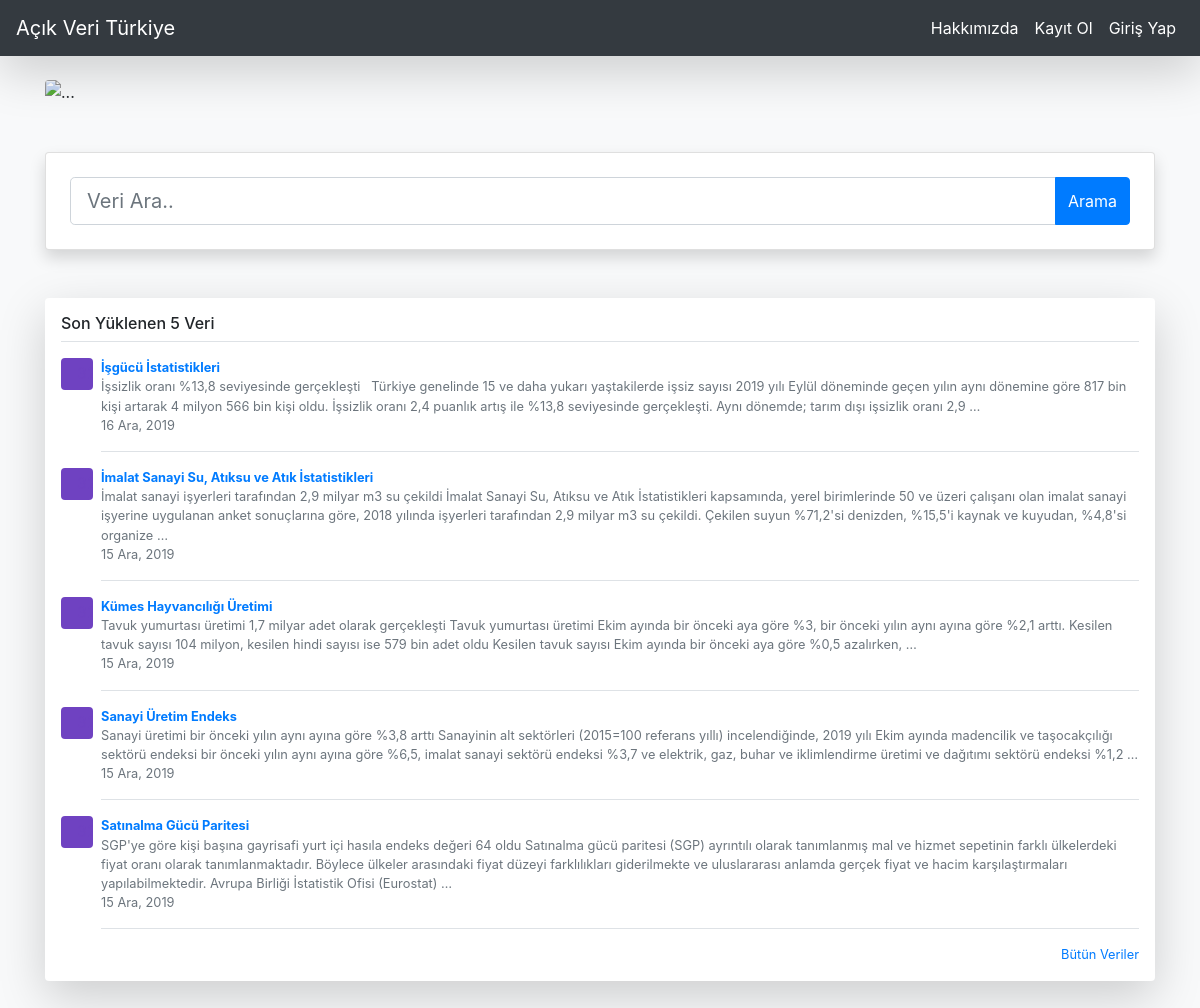
The page / on the database its author committed.
### data_store/models.py (models this page shows, shortened)
class DataStore(models.Model):
	author = models.ForeignKey(
		"auth.User",
		models.SET_NULL,
		blank = True,
		null = True,
		verbose_name = "Girişi Yapan Kullanıcı" #Admin panelinde hangi isim ile görüneceği
		)
	title = models.CharField(
		max_length= 100,
		verbose_name = "Veri Adı"
		)
	description = RichTextField(
		verbose_name = "Verinin Tanımı"
		)
	created_date = models.DateTimeField(
		auto_now_add=True,
		verbose_name = "Oluşturulma Tarihi"
		)
	data_file = models.FileField(
		blank = True,
		null = True,
		verbose_name = "Veri Dosyasını ekleyin."
	)

### data_store/views.py (the view, shortened to what this page needs)
# urls.py: path('', views.index, name="index"), # name="index" ile ileride index olarak çağırabileceğim.
def index(request):
	keyword = request.GET.get("keyword")
	last_datas = DataStore.objects.all().order_by('-id')[:5]
	context = {
		"last_datas" : last_datas
	}
	return render(request,"index.html",context)

### templates/index.html
{% extends "layout.html" %}
{% block body %}
    {% include "homepage_info.html" %}
    {% include "home_search.html" %}
    {% include "last_data.html" %}
{% endblock body %}

### templates/last_data.html
{% if last_datas %}
    <div class="my-5 p-3 bg-white rounded shadow-lg">
        <h6 class="border-bottom border-gray pb-2 mb-0">Son Yüklenen 5 Veri</h6>
        {% for data in last_datas %}
            <div class="media text-muted pt-3">
                <svg class="bd-placeholder-img mr-2 rounded" width="32" height="32" xmlns="http://www.w3.org/2000/svg" preserveAspectRatio="xMidYMid slice" focusable="false" role="img" aria-label="Placeholder: 32x32"><title>Placeholder</title><rect width="100%" height="100%" fill="#6f42c1"></rect><text x="50%" y="50%" fill="#6f42c1" dy=".3em">32x32</text></svg>
                <p class="media-body pb-3 mb-0 small lh-125 border-bottom border-gray">
                    <a href="/data/{{ data.id }}"><strong class="d-block text-gray-dark">{{data.title}}</strong></a>
                    {{ data.description|striptags|safe |truncatewords:50 }}
                    <br>
                    {{ data.created_date|date:"d M, Y" }}
                </p>
            </div>
        {% endfor %}
        <small class="d-block text-right mt-3">
            <a href="data/all_data/">Bütün Veriler</a>
        </small>
    </div>
{% endif %}

### rows shown on the page
DataStore: title "İşgücü İstatistikleri", description "İşsizlik oranı %13,8 seviyesinde gerçekleşti Türkiye genelinde 15 ve daha yukarı yaştakilerde işsiz sayısı 2019 yılı Eylül döneminde geçen yılın aynı dönemine göre 817 bin kişi artarak 4 milyon 566 bin kişi oldu. İşsizlik oranı 2,4 puanlık artış ile %13,8 seviyesinde gerçekleşti. Aynı dönemde; tarım dışı işsizlik oranı 2,9 …", created_date "16 Ara, 2019"
DataStore: title "İmalat Sanayi Su, Atıksu ve Atık İstatistikleri", description "İmalat sanayi işyerleri tarafından 2,9 milyar m3 su çekildi İmalat Sanayi Su, Atıksu ve Atık İstatistikleri kapsamında, yerel birimlerinde 50 ve üzeri çalışanı olan imalat sanayi işyerine uygulanan anket sonuçlarına göre, 2018 yılında işyerleri tarafından 2,9 milyar m3 su çekildi. Çekilen suyun %71,2'si denizden, %15,5'i kaynak ve kuyudan, %4,8'si organize …", created_date "15 Ara, 2019"
DataStore: title "Kümes Hayvancılığı Üretimi", description "Tavuk yumurtası üretimi 1,7 milyar adet olarak gerçekleşti Tavuk yumurtası üretimi Ekim ayında bir önceki aya göre %3, bir önceki yılın aynı ayına göre %2,1 arttı. Kesilen tavuk sayısı 104 milyon, kesilen hindi sayısı ise 579 bin adet oldu Kesilen tavuk sayısı Ekim ayında bir önceki aya göre %0,5 azalırken, …", created_date "15 Ara, 2019"
DataStore: title "Sanayi Üretim Endeks", description "Sanayi üretimi bir önceki yılın aynı ayına göre %3,8 arttı Sanayinin alt sektörleri (2015=100 referans yıllı) incelendiğinde, 2019 yılı Ekim ayında madencilik ve taşocakçılığı sektörü endeksi bir önceki yılın aynı ayına göre %6,5, imalat sanayi sektörü endeksi %3,7 ve elektrik, gaz, buhar ve iklimlendirme üretimi ve dağıtımı sektörü endeksi %1,2 …", created_date "15 Ara, 2019"
DataStore: title "Satınalma Gücü Paritesi", description "SGP'ye göre kişi başına gayrisafi yurt içi hasıla endeks değeri 64 oldu Satınalma gücü paritesi (SGP) ayrıntılı olarak tanımlanmış mal ve hizmet sepetinin farklı ülkelerdeki fiyat oranı olarak tanımlanmaktadır. Böylece ülkeler arasındaki fiyat düzeyi farklılıkları giderilmekte ve uluslararası anlamda gerçek fiyat ve hacim karşılaştırmaları yapılabilmektedir. Avrupa Birliği İstatistik Ofisi (Eurostat) …", created_date "15 Ara, 2019"
